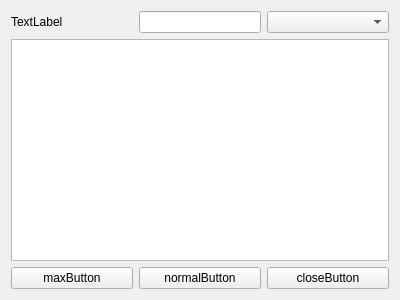
<?xml version="1.0" encoding="UTF-8"?>
<ui version="4.0">
 <class>Widget</class>
 <widget class="QWidget" name="Widget">
  <property name="geometry">
   <rect>
    <x>0</x>
    <y>0</y>
    <width>400</width>
    <height>300</height>
   </rect>
  </property>
  <property name="windowTitle">
   <string>Python Qt Example</string>
  </property>
  <layout class="QVBoxLayout" name="verticalLayout">
   <item>
    <layout class="QHBoxLayout" name="horizontalLayout_2">
     <item>
      <widget class="QLabel" name="label">
       <property name="text">
        <string>TextLabel</string>
       </property>
      </widget>
     </item>
     <item>
      <widget class="QLineEdit" name="lineEdit">
       <property name="sizePolicy">
        <sizepolicy hsizetype="Preferred" vsizetype="Fixed">
         <horstretch>0</horstretch>
         <verstretch>0</verstretch>
        </sizepolicy>
       </property>
      </widget>
     </item>
     <item>
      <widget class="QComboBox" name="colorDepthCombo"/>
     </item>
    </layout>
   </item>
   <item>
    <layout class="QHBoxLayout" name="horizontalLayout_3">
     <item>
      <widget class="QTextEdit" name="textEdit"/>
     </item>
    </layout>
   </item>
   <item>
    <layout class="QHBoxLayout" name="horizontalLayout">
     <item>
      <widget class="QPushButton" name="maxButton">
       <property name="text">
        <string>maxButton</string>
       </property>
      </widget>
     </item>
     <item>
      <widget class="QPushButton" name="normalButton">
       <property name="text">
        <string>normalButton</string>
       </property>
      </widget>
     </item>
     <item>
      <widget class="QPushButton" name="closeButton">
       <property name="text">
        <string>closeButton</string>
       </property>
      </widget>
     </item>
    </layout>
   </item>
  </layout>
 </widget>
 <layoutdefault spacing="6" margin="11"/>
 <resources/>
 <connections/>
</ui>
